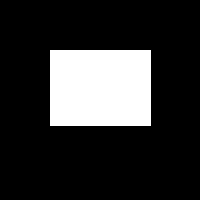
Frame 1 (no input)
Frame 60 (the mouse pressed at the canvas centre just before this capture): identical to frame 1, image omitted
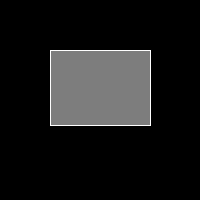
Frame 120 (the mouse held since frame 60 and released just before this capture)

The Processing sketch that drew these frames (run headless with seeded random() and noise(); from frame 60 on, the mouse is pressed at the canvas centre):

// Processing sketch: processing_62657
// ── processing_62657.pde

int x = 50;
int y = 50;
int w = 100;
int h = 75;
 
void setup() {
  size(200, 200);
}
 
void draw() {
  background(0);
  stroke(255);
   
  
  if (mouseX >= x && mouseX <= x + w && mouseY>= y && mouseY <= y + h) {
    fill (125);
  } else {
    fill (255);
  }
  
  rect(x, y, w, h);
}
